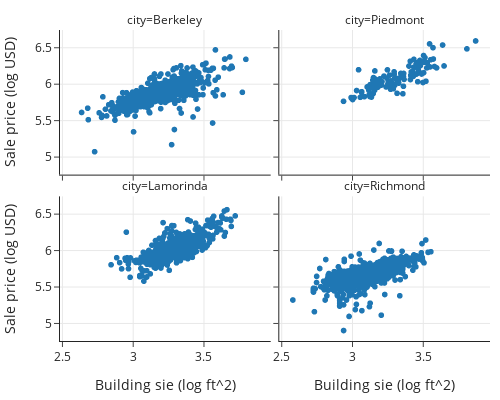

The notebook cell this image was saved under:
### Markdown cell above
As expected from the box plots, the estimated sale price (in log $) depends on the city. But, if we know the size of the house as well as the city, we should have an even better model. We saw earlier that the simple log-log model that explains sale price by house size fits reasonably well so we expect that the city feature (as one-hot encoded variables) should further improve the model. 

Such a model looks like:

$$
y_i ~\approx~ \theta_1x_i +  \theta_B x_{i,B} ~+~ \theta_L x_{i,L} 
~+~ \theta_P x_{i,P} ~+~ \theta_R x_{i,R}
$$

Notice that this model describes the relationship between log(price), which is represented as $y$ and log(size), which is represented as $x$, as linear with the same coefficient for log(size) for each city.
But, the intercept term depends on the city:

$$
\begin{aligned}
y_i ~&\approx~ \theta_1x_i +  \theta_B  ~~&\text{for houses in Berkeley} \\
y_i ~&\approx~ \theta_1x_i + \theta_L  ~~&\text{for houses in Lamorinda}\\
y_i ~&\approx~ \theta_1x_i + \theta_P  ~~&\text{for houses in Piedmont}\\
y_i ~&\approx~ \theta_1x_i + \theta_R  ~~&\text{for houses in Richmond}
\end{aligned}
$$

We next make a facet of scatter plots, one for each city, to see if this relationship roughly holds:

### Code cell
fig = px.scatter(sfh, x='log_bsqft', y='log_price', 
                 facet_col='city', facet_col_wrap=2,
                 labels={'log_bsqft':'Building sie (log ft^2)',
                        'log_price':'Sale price (log USD)'},
                 width=500, height=400)

fig.update_layout(margin=dict(t=30))
fig

### Figure 1 — Plotly figure (JSON) as saved in the notebook; plotly's stock layout.template omitted (floating-point values rounded to 4 significant figures; data arrays with more than 128 entries replaced by an {"elided": "..."} marker saying what was removed)
{"data": [{"hovertemplate": "city=Berkeley<br>Building sie (log ft^2)=%{x}<br>Sale price (log USD)=%{y}<extra></extra>", "legendgroup": "", "marker": {"color": "#1F77B4", "symbol": "circle"}, "mode": "markers", "name": "", "showlegend": false, "type": "scattergl", "x": {"elided": "647 float values"}, "xaxis": "x3", "y": {"elided": "647 float values"}, "yaxis": "y3"}, {"hovertemplate": "city=Piedmont<br>Building sie (log ft^2)=%{x}<br>Sale price (log USD)=%{y}<extra></extra>", "legendgroup": "", "marker": {"color": "#1F77B4", "symbol": "circle"}, "mode": "markers", "name": "", "showlegend": false, "type": "scattergl", "x": [3.12, 3.522, 3.24, 3.142, 3.162, 3.464, 3.275, 3.298, 3.873, 3.458, 3.363, 3.196, 3.572, 3.429, 3.272, 3.432, 3.547, 3.246, 3.206, 3.29, 3.574, 3.161, 3.182, 3.367, 3.436, 3.332, 3.196, 3.359, 3.161, 3.268, 3.175, 3.207, 3.126, 3.159, 3.402, 3.582, 3.211, 3.436, 3.031, 3.265, 3.411, 2.993, 3.301, 3.452, 3.126, 3.014, 3.272, 3.272, 3.597, 3.532, 3.414, 3.488, 3.25, 3.106, 3.254, 3.151, 3.225, 3.509, 3.068, 3.344, 3.297, 3.109, 3.149, 3.15, 3.364, 3.326, 3.256, 3.459, 3.349, 3.191, 3.321, 3.412, 3.346, 3.436, 3.528, 3.318, 3.067, 3.363, 3.46, 3.64, 3.491, 3.471, 3.146, 3.463, 3.301, 3.506, 3.136, 3.058, 3.812, 3.193, 3.119, 3.119, 3.003, 3.65, 3.417, 3.467, 3.427, 3.501, 3.261, 3.087, 2.996, 3.505, 3.443, 3.045, 3.274, 3.127, 3.555, 3.55, 3.479, 3.515, 3.33, 3.451, 2.939, 3.15, 3.291, 3.119, 3.482], "xaxis": "x4", "y": [5.857, 6.047, 5.968, 5.957, 6.031, 6.04, 6.051, 6.141, 6.6, 6.151, 6.114, 6.063, 6.507, 6.121, 5.937, 6.114, 6.559, 6.089, 5.993, 6.011, 6.352, 6.079, 5.966, 6.072, 6.146, 6.09, 6.079, 5.875, 6.188, 5.982, 5.973, 5.996, 5.836, 5.923, 6.255, 6.249, 6.041, 6.347, 5.919, 6.13, 6.322, 5.823, 5.991, 6.286, 5.966, 5.823, 6.004, 6.004, 6.23, 6.301, 6.127, 6.312, 6.203, 5.968, 6.013, 6.097, 6.117, 6.306, 5.903, 6.154, 6.176, 5.971, 5.877, 6.064, 6.154, 6.047, 6.045, 6.279, 6.138, 5.998, 6.057, 6.07, 6.114, 6.238, 6.23, 5.881, 5.895, 5.978, 6.297, 6.544, 6.146, 6.183, 6.061, 6.3, 6.09, 6.163, 5.829, 5.826, 6.491, 6.021, 5.922, 5.922, 5.796, 6.256, 6.175, 6.203, 6.179, 6.029, 6.021, 5.836, 5.813, 6.4, 6.242, 6.204, 6.041, 6, 6.342, 6.243, 6.332, 6.371, 6.021, 6.141, 5.771, 6.013, 5.944, 5.94, 6.261], "yaxis": "y4"}, {"hovertemplate": "city=Lamorinda<br>Building sie (log ft^2)=%{x}<br>Sale price (log USD)=%{y}<extra></extra>", "legendgroup": "", "marker": {"color": "#1F77B4", "symbol": "circle"}, "mode": "markers", "name": "", "showlegend": false, "type": "scattergl", "x": {"elided": "569 float values"}, "xaxis": "x", "y": {"elided": "569 float values"}, "yaxis": "y"}, {"hovertemplate": "city=Richmond<br>Building sie (log ft^2)=%{x}<br>Sale price (log USD)=%{y}<extra></extra>", "legendgroup": "", "marker": {"color": "#1F77B4", "symbol": "circle"}, "mode": "markers", "name": "", "showlegend": false, "type": "scattergl", "x": {"elided": "1334 float values"}, "xaxis": "x2", "y": {"elided": "1334 float values"}, "yaxis": "y2"}], "layout": {"annotations": [{"font": {}, "showarrow": false, "text": "city=Lamorinda", "x": 0.245, "xanchor": "center", "xref": "paper", "y": 0.465, "yanchor": "bottom", "yref": "paper"}, {"font": {}, "showarrow": false, "text": "city=Richmond", "x": 0.755, "xanchor": "center", "xref": "paper", "y": 0.465, "yanchor": "bottom", "yref": "paper"}, {"font": {}, "showarrow": false, "text": "city=Berkeley", "x": 0.245, "xanchor": "center", "xref": "paper", "y": 1.0, "yanchor": "bottom", "yref": "paper"}, {"font": {}, "showarrow": false, "text": "city=Piedmont", "x": 0.755, "xanchor": "center", "xref": "paper", "y": 1.0, "yanchor": "bottom", "yref": "paper"}], "height": 400, "legend": {"tracegroupgap": 0}, "margin": {"t": 30}, "width": 500, "xaxis": {"anchor": "y", "autorange": true, "domain": [0, 0.49], "range": [2.48, 3.975], "title": {"text": "Building sie (log ft^2)"}, "type": "linear"}, "xaxis2": {"anchor": "y2", "autorange": true, "domain": [0.51, 1], "matches": "x", "range": [2.48, 3.975], "title": {"text": "Building sie (log ft^2)"}, "type": "linear"}, "xaxis3": {"anchor": "y3", "autorange": true, "domain": [0, 0.49], "matches": "x", "range": [2.48, 3.975], "showticklabels": false, "type": "linear"}, "xaxis4": {"anchor": "y4", "autorange": true, "domain": [0.51, 1], "matches": "x", "range": [2.48, 3.975], "showticklabels": false, "type": "linear"}, "yaxis": {"anchor": "x", "autorange": true, "domain": [0, 0.465], "range": [4.751, 6.752], "title": {"text": "Sale price (log USD)"}, "type": "linear"}, "yaxis2": {"anchor": "x2", "autorange": true, "domain": [0, 0.465], "matches": "y", "range": [4.751, 6.752], "showticklabels": false, "type": "linear"}, "yaxis3": {"anchor": "x3", "autorange": true, "domain": [0.535, 1.0], "matches": "y", "range": [4.751, 6.752], "title": {"text": "Sale price (log USD)"}, "type": "linear"}, "yaxis4": {"anchor": "x4", "autorange": true, "domain": [0.535, 1.0], "matches": "y", "range": [4.751, 6.752], "showticklabels": false, "type": "linear"}}}
